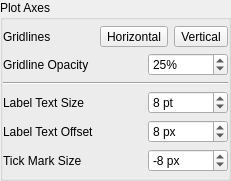
             <widget class="QGroupBox" name="group_chart_axes_options">
              <property name="sizePolicy">
               <sizepolicy hsizetype="Ignored" vsizetype="Maximum">
                <horstretch>0</horstretch>
                <verstretch>0</verstretch>
               </sizepolicy>
              </property>
              <property name="title">
               <string>Plot Axes</string>
              </property>
              <property name="flat">
               <bool>true</bool>
              </property>
              <layout class="QGridLayout" name="gridLayout_5">
               <property name="leftMargin">
                <number>0</number>
               </property>
               <property name="topMargin">
                <number>6</number>
               </property>
               <property name="rightMargin">
                <number>0</number>
               </property>
               <property name="bottomMargin">
                <number>6</number>
               </property>
               <item row="5" column="1">
                <layout class="QHBoxLayout" name="horizontalLayout_15">
                 <property name="spacing">
                  <number>0</number>
                 </property>
                 <item>
                  <spacer name="horizontalSpacer_24">
                   <property name="orientation">
                    <enum>Qt::Horizontal</enum>
                   </property>
                   <property name="sizeHint" stdset="0">
                    <size>
                     <width>40</width>
                     <height>20</height>
                    </size>
                   </property>
                  </spacer>
                 </item>
                 <item>
                  <widget class="QSpinBox" name="spin_axis_tick_length">
                   <property name="sizePolicy">
                    <sizepolicy hsizetype="MinimumExpanding" vsizetype="Fixed">
                     <horstretch>0</horstretch>
                     <verstretch>0</verstretch>
                    </sizepolicy>
                   </property>
                   <property name="minimumSize">
                    <size>
                     <width>80</width>
                     <height>21</height>
                    </size>
                   </property>
                   <property name="toolTip">
                    <string>&lt;html&gt;&lt;head/&gt;&lt;body&gt;&lt;p&gt;Adjusts the length (in pixels) of primary axis ticks for each plot. Negative values point into the plot while positive values point away. Secondary ticks will always be equal to half of the primary tick length, rounded down.&lt;/p&gt;&lt;/body&gt;&lt;/html&gt;</string>
                   </property>
                   <property name="suffix">
                    <string> px</string>
                   </property>
                   <property name="minimum">
                    <number>-32</number>
                   </property>
                   <property name="maximum">
                    <number>32</number>
                   </property>
                   <property name="value">
                    <number>-8</number>
                   </property>
                  </widget>
                 </item>
                </layout>
               </item>
               <item row="3" column="1">
                <layout class="QHBoxLayout" name="horizontalLayout_12">
                 <property name="spacing">
                  <number>0</number>
                 </property>
                 <item>
                  <spacer name="horizontalSpacer_20">
                   <property name="orientation">
                    <enum>Qt::Horizontal</enum>
                   </property>
                   <property name="sizeHint" stdset="0">
                    <size>
                     <width>40</width>
                     <height>20</height>
                    </size>
                   </property>
                  </spacer>
                 </item>
                 <item>
                  <widget class="QSpinBox" name="spin_axis_label_size">
                   <property name="sizePolicy">
                    <sizepolicy hsizetype="MinimumExpanding" vsizetype="Fixed">
                     <horstretch>0</horstretch>
                     <verstretch>0</verstretch>
                    </sizepolicy>
                   </property>
                   <property name="minimumSize">
                    <size>
                     <width>80</width>
                     <height>21</height>
                    </size>
                   </property>
                   <property name="toolTip">
                    <string>&lt;html&gt;&lt;head/&gt;&lt;body&gt;&lt;p&gt;Adjusts the size of the text used for the horizontal and vertical axis labels.&lt;/p&gt;&lt;/body&gt;&lt;/html&gt;</string>
                   </property>
                   <property name="suffix">
                    <string> pt</string>
                   </property>
                   <property name="minimum">
                    <number>4</number>
                   </property>
                   <property name="maximum">
                    <number>72</number>
                   </property>
                   <property name="value">
                    <number>8</number>
                   </property>
                  </widget>
                 </item>
                </layout>
               </item>
               <item row="5" column="0">
                <widget class="QLabel" name="label_axis_tick_length">
                 <property name="sizePolicy">
                  <sizepolicy hsizetype="Fixed" vsizetype="Fixed">
                   <horstretch>0</horstretch>
                   <verstretch>0</verstretch>
                  </sizepolicy>
                 </property>
                 <property name="minimumSize">
                  <size>
                   <width>85</width>
                   <height>15</height>
                  </size>
                 </property>
                 <property name="toolTip">
                  <string>&lt;html&gt;&lt;head/&gt;&lt;body&gt;&lt;p&gt;Adjusts the length (in pixels) of primary axis ticks for each plot. Negative values point into the plot while positive values point away. Secondary ticks will always be equal to half of the primary tick length, rounded down.&lt;/p&gt;&lt;/body&gt;&lt;/html&gt;</string>
                 </property>
                 <property name="text">
                  <string>Tick Mark Size</string>
                 </property>
                 <property name="textFormat">
                  <enum>Qt::PlainText</enum>
                 </property>
                </widget>
               </item>
               <item row="4" column="0">
                <widget class="QLabel" name="label_tick_text_offset">
                 <property name="sizePolicy">
                  <sizepolicy hsizetype="Fixed" vsizetype="Fixed">
                   <horstretch>0</horstretch>
                   <verstretch>0</verstretch>
                  </sizepolicy>
                 </property>
                 <property name="minimumSize">
                  <size>
                   <width>85</width>
                   <height>15</height>
                  </size>
                 </property>
                 <property name="toolTip">
                  <string>&lt;html&gt;&lt;head/&gt;&lt;body&gt;&lt;p&gt;Adjusts the distance between axis labels and the axes themselves.&lt;/p&gt;&lt;/body&gt;&lt;/html&gt;</string>
                 </property>
                 <property name="text">
                  <string>Label Text Offset</string>
                 </property>
                 <property name="textFormat">
                  <enum>Qt::PlainText</enum>
                 </property>
                </widget>
               </item>
               <item row="4" column="1">
                <layout class="QHBoxLayout" name="horizontalLayout_16">
                 <property name="spacing">
                  <number>0</number>
                 </property>
                 <item>
                  <spacer name="horizontalSpacer_25">
                   <property name="orientation">
                    <enum>Qt::Horizontal</enum>
                   </property>
                   <property name="sizeHint" stdset="0">
                    <size>
                     <width>40</width>
                     <height>20</height>
                    </size>
                   </property>
                  </spacer>
                 </item>
                 <item>
                  <widget class="QSpinBox" name="spin_tick_text_offset">
                   <property name="sizePolicy">
                    <sizepolicy hsizetype="MinimumExpanding" vsizetype="Fixed">
                     <horstretch>0</horstretch>
                     <verstretch>0</verstretch>
                    </sizepolicy>
                   </property>
                   <property name="minimumSize">
                    <size>
                     <width>80</width>
                     <height>21</height>
                    </size>
                   </property>
                   <property name="toolTip">
                    <string>&lt;html&gt;&lt;head/&gt;&lt;body&gt;&lt;p&gt;Adjusts the distance between axis labels and the axes themselves.&lt;/p&gt;&lt;/body&gt;&lt;/html&gt;</string>
                   </property>
                   <property name="suffix">
                    <string> px</string>
                   </property>
                   <property name="minimum">
                    <number>-32</number>
                   </property>
                   <property name="maximum">
                    <number>32</number>
                   </property>
                   <property name="value">
                    <number>8</number>
                   </property>
                  </widget>
                 </item>
                </layout>
               </item>
               <item row="3" column="0">
                <widget class="QLabel" name="label_axis_font_size">
                 <property name="sizePolicy">
                  <sizepolicy hsizetype="Fixed" vsizetype="Fixed">
                   <horstretch>0</horstretch>
                   <verstretch>0</verstretch>
                  </sizepolicy>
                 </property>
                 <property name="minimumSize">
                  <size>
                   <width>85</width>
                   <height>15</height>
                  </size>
                 </property>
                 <property name="toolTip">
                  <string>&lt;html&gt;&lt;head/&gt;&lt;body&gt;&lt;p&gt;Adjusts the size of the text used for the horizontal and vertical axis labels.&lt;/p&gt;&lt;/body&gt;&lt;/html&gt;</string>
                 </property>
                 <property name="text">
                  <string>Label Text Size</string>
                 </property>
                 <property name="textFormat">
                  <enum>Qt::PlainText</enum>
                 </property>
                </widget>
               </item>
               <item row="1" column="1">
                <layout class="QHBoxLayout" name="horizontalLayout_18">
                 <property name="spacing">
                  <number>0</number>
                 </property>
                 <item>
                  <spacer name="horizontalSpacer_16">
                   <property name="orientation">
                    <enum>Qt::Horizontal</enum>
                   </property>
                   <property name="sizeHint" stdset="0">
                    <size>
                     <width>40</width>
                     <height>20</height>
                    </size>
                   </property>
                  </spacer>
                 </item>
                 <item>
                  <widget class="QSpinBox" name="spin_gridline_opacity">
                   <property name="sizePolicy">
                    <sizepolicy hsizetype="MinimumExpanding" vsizetype="Fixed">
                     <horstretch>0</horstretch>
                     <verstretch>0</verstretch>
                    </sizepolicy>
                   </property>
                   <property name="minimumSize">
                    <size>
                     <width>80</width>
                     <height>21</height>
                    </size>
                   </property>
                   <property name="toolTip">
                    <string>&lt;html&gt;&lt;head/&gt;&lt;body&gt;&lt;p&gt;When gridlines are drawn, major gridlines will be drawn with this level of opacity. Minor gridlines will be drawn with slightly less opacity to remain visually distinct from major gridlines.&lt;/p&gt;&lt;/body&gt;&lt;/html&gt;</string>
                   </property>
                   <property name="suffix">
                    <string>%</string>
                   </property>
                   <property name="minimum">
                    <number>1</number>
                   </property>
                   <property name="maximum">
                    <number>100</number>
                   </property>
                   <property name="value">
                    <number>25</number>
                   </property>
                  </widget>
                 </item>
                </layout>
               </item>
               <item row="1" column="0">
                <widget class="QLabel" name="label_gridline_opacity">
                 <property name="sizePolicy">
                  <sizepolicy hsizetype="Fixed" vsizetype="Fixed">
                   <horstretch>0</horstretch>
                   <verstretch>0</verstretch>
                  </sizepolicy>
                 </property>
                 <property name="minimumSize">
                  <size>
                   <width>85</width>
                   <height>15</height>
                  </size>
                 </property>
                 <property name="toolTip">
                  <string>&lt;html&gt;&lt;head/&gt;&lt;body&gt;&lt;p&gt;When gridlines are drawn, major gridlines will be drawn with this level of opacity. Minor gridlines will be drawn with slightly less opacity to remain visually distinct from major gridlines.&lt;/p&gt;&lt;/body&gt;&lt;/html&gt;</string>
                 </property>
                 <property name="text">
                  <string>Gridline Opacity</string>
                 </property>
                 <property name="textFormat">
                  <enum>Qt::PlainText</enum>
                 </property>
                </widget>
               </item>
               <item row="0" column="0">
                <widget class="QLabel" name="label_gridlines">
                 <property name="sizePolicy">
                  <sizepolicy hsizetype="Fixed" vsizetype="Fixed">
                   <horstretch>0</horstretch>
                   <verstretch>0</verstretch>
                  </sizepolicy>
                 </property>
                 <property name="minimumSize">
                  <size>
                   <width>85</width>
                   <height>15</height>
                  </size>
                 </property>
                 <property name="toolTip">
                  <string>&lt;html&gt;&lt;head/&gt;&lt;body&gt;&lt;p&gt;Toggle vertical and/or horizontal lines to be drawn extending from the x and y axis (respectively).&lt;/p&gt;&lt;p&gt;Note that displaying gridlines will remove tick marks from the axis they are extending from.&lt;/p&gt;&lt;/body&gt;&lt;/html&gt;</string>
                 </property>
                 <property name="text">
                  <string>Gridlines</string>
                 </property>
                 <property name="textFormat">
                  <enum>Qt::PlainText</enum>
                 </property>
                </widget>
               </item>
               <item row="0" column="1">
                <layout class="QHBoxLayout" name="horizontalLayout_17">
                 <item>
                  <widget class="QToolButton" name="check_gridlines_horizontal">
                   <property name="sizePolicy">
                    <sizepolicy hsizetype="MinimumExpanding" vsizetype="Fixed">
                     <horstretch>0</horstretch>
                     <verstretch>0</verstretch>
                    </sizepolicy>
                   </property>
                   <property name="minimumSize">
                    <size>
                     <width>0</width>
                     <height>21</height>
                    </size>
                   </property>
                   <property name="toolTip">
                    <string>&lt;html&gt;&lt;head/&gt;&lt;body&gt;&lt;p&gt;Toggle vertical and/or horizontal lines to be drawn extending from the x and y axis (respectively).&lt;/p&gt;&lt;p&gt;Note that displaying gridlines will remove tick marks from the axis they are extending from.&lt;/p&gt;&lt;/body&gt;&lt;/html&gt;</string>
                   </property>
                   <property name="text">
                    <string>Horizontal</string>
                   </property>
                   <property name="checkable">
                    <bool>true</bool>
                   </property>
                  </widget>
                 </item>
                 <item>
                  <widget class="QToolButton" name="check_gridlines_vertical">
                   <property name="sizePolicy">
                    <sizepolicy hsizetype="MinimumExpanding" vsizetype="Fixed">
                     <horstretch>0</horstretch>
                     <verstretch>0</verstretch>
                    </sizepolicy>
                   </property>
                   <property name="minimumSize">
                    <size>
                     <width>0</width>
                     <height>21</height>
                    </size>
                   </property>
                   <property name="toolTip">
                    <string>&lt;html&gt;&lt;head/&gt;&lt;body&gt;&lt;p&gt;Toggle vertical and/or horizontal lines to be drawn extending from the x and y axis (respectively).&lt;/p&gt;&lt;p&gt;Note that displaying gridlines will remove tick marks from the axis they are extending from.&lt;/p&gt;&lt;/body&gt;&lt;/html&gt;</string>
                   </property>
                   <property name="text">
                    <string>Vertical</string>
                   </property>
                   <property name="checkable">
                    <bool>true</bool>
                   </property>
                  </widget>
                 </item>
                </layout>
               </item>
               <item row="2" column="0" colspan="2">
                <widget class="Line" name="line_2">
                 <property name="orientation">
                  <enum>Qt::Horizontal</enum>
                 </property>
                </widget>
               </item>
              </layout>
             </widget>
